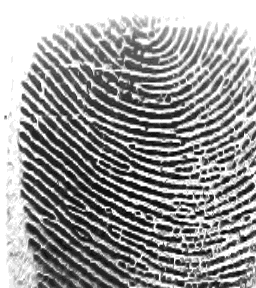
#> input picture fingerprint-client/images/0.png, 256 x 288 px
$ python -i extract.py   (imports and definitions only)
#> lines starting #> are read from the running program, lines starting #| are printed output that depends on the picture; after the words box and inside, x2 and y2 are one past the last pixel; in counts of white or black regions, pixels touching at a corner belong together
#> further down, picture is the input picture: shape (288, 256, 3); min 0, max 255, mean 153.8
import cv2
import numpy as np
import skimage.morphology
from skimage.morphology import convex_hull_image, erosion
from skimage.morphology import square
import math
import os

class MinutiaeFeature(object):
    # [5 lines left out: function __init__, not called in this run]

class FingerprintFeatureExtractor(object):
    def __init__(self):
        self._mask = []
        self._skel = []
        self.minutiaeTerm = []
        self.minutiaeBif = []
        self._spuriousMinutiaeThresh = 10

    def setSpuriousMinutiaeThresh(self, spuriousMinutiaeThresh):
        self._spuriousMinutiaeThresh = spuriousMinutiaeThresh

    def __skeletonize(self, img):
        img = np.uint8(img > 128)
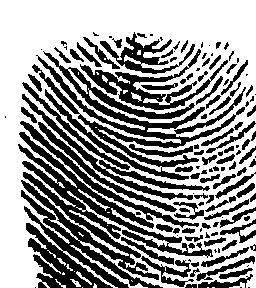
#> img: shape (288, 256, 3); values 0 (black) and 1 (white), 59% white; 134 black regions (45 under 20 px), largest, box (x1, y1, x2, y2) and area: (18, 132, 213, 288) 9336, (32, 51, 246, 180) 5771, (80, 49, 228, 110) 1991
        self._skel = skimage.morphology.skeletonize(img)
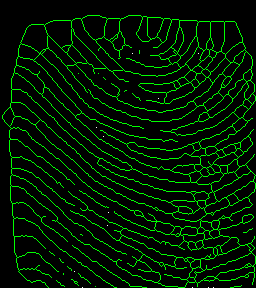
#> self._skel: shape (288, 256, 3) bool; mean of channels 0, 1, 2 0.000163, 0.0992, 0.000163; drawn as B, G, R
        self._skel = np.uint8(self._skel) * 255
        self._mask = img * 255

    # [28 lines left out: function __computeAngle, not called in this run]

    def __getTerminationBifurcation(self):
        self._skel = self._skel == 255
#> (the run stopped early here; a loop or call above may not have finished)

$ run again, on fingerprint-client/images/1.png
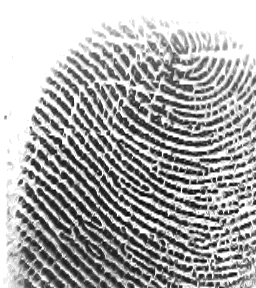
#> input picture fingerprint-client/images/1.png, 256 x 288 px
#> picture is the input picture: shape (288, 256, 3); min 0, max 255, mean 171.4
#> in __skeletonize, `img = np.uint8(img > 128)`:
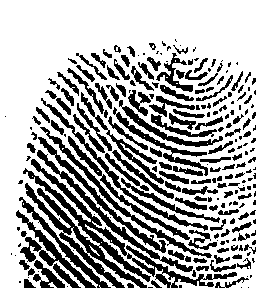
#> img: shape (288, 256, 3); values 0 (black) and 1 (white), 66.9% white; 232 black regions (96 under 20 px), largest, box (x1, y1, x2, y2) and area: (23, 159, 237, 288) 4437, (37, 150, 193, 272) 1072, (40, 127, 212, 258) 1026
#> in __skeletonize, `self._skel = skimage.morphology.skeletonize(img)`:
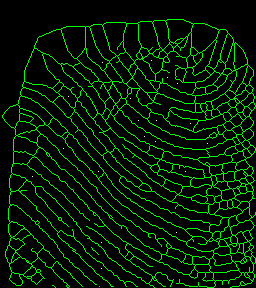
#> self._skel: shape (288, 256, 3) bool; mean of channels 0, 1, 2 0.000258, 0.106, 0.000258; drawn as B, G, R

$ run again, on fingerprint-client/images/fingerprint0.png
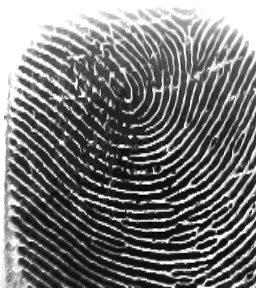
#> input picture fingerprint-client/images/fingerprint0.png, 256 x 288 px
#> picture is the input picture: shape (288, 256, 3); min 0, max 255, mean 118.2
#> in __skeletonize, `img = np.uint8(img > 128)`:
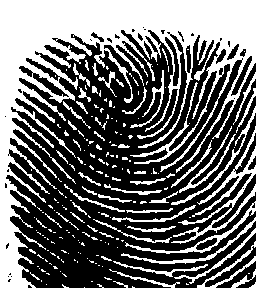
#> img: shape (288, 256, 3); values 0 (black) and 1 (white), 41.5% white; 205 white regions (147 under 20 px), largest, box (x1, y1, x2, y2) and area: (0, 0, 256, 288) 22309, (171, 126, 256, 244) 1387, (125, 201, 256, 254) 547
#> in __skeletonize, `self._skel = skimage.morphology.skeletonize(img)`:
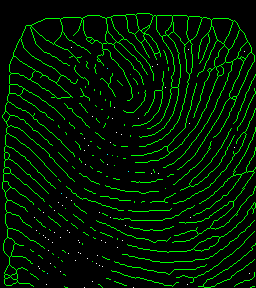
#> self._skel: shape (288, 256, 3) bool; mean of channels 0, 1, 2 0.00099, 0.0848, 0.000922; drawn as B, G, R

$ run again, on fingerprint-client/images/fingerprint1.png
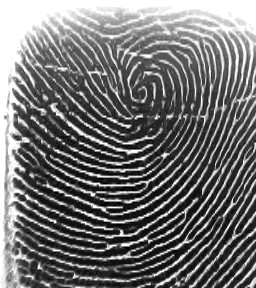
#> input picture fingerprint-client/images/fingerprint1.png, 256 x 288 px
#> picture is the input picture: shape (288, 256, 3); min 0, max 255, mean 115.4
#> in __skeletonize, `img = np.uint8(img > 128)`:
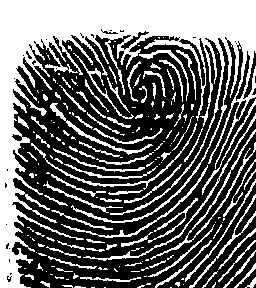
#> img: shape (288, 256, 3); values 0 (black) and 1 (white), 40.4% white; 197 white regions (114 under 20 px), largest, box (x1, y1, x2, y2) and area: (0, 0, 256, 288) 19918, (150, 129, 256, 260) 622, (83, 113, 256, 261) 522
#> in __skeletonize, `self._skel = skimage.morphology.skeletonize(img)`:
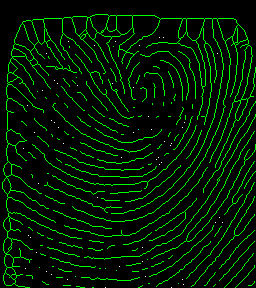
#> self._skel: shape (288, 256, 3) bool; mean of channels 0, 1, 2 0.000746, 0.0942, 0.000732; drawn as B, G, R
